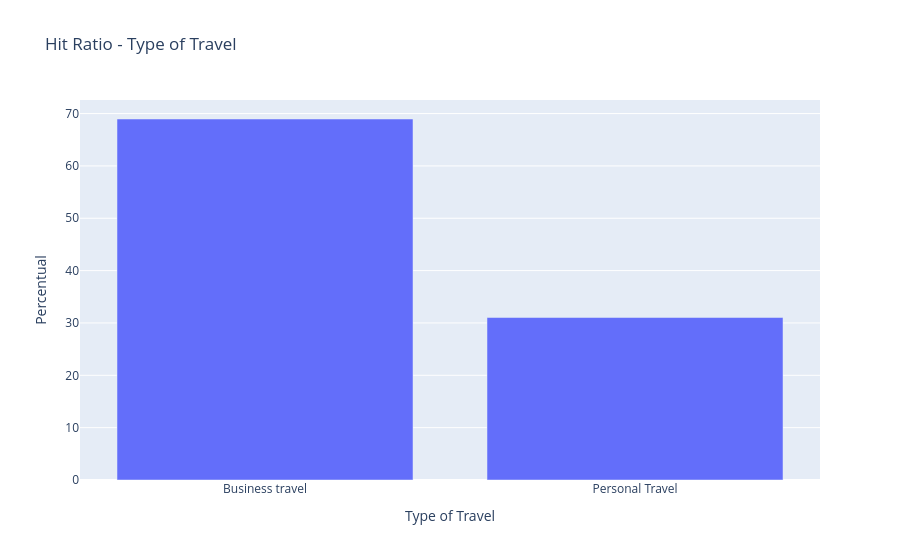

The code cell stored with this chart in its notebook:
### Code cell
# Distribuição da variável Type of Travel em percentual

fig = px.bar(df_airline['Type of Travel'].value_counts() / len(df_airline) * 100, title='Hit Ratio - Type of Travel',labels={'index': 'Type of Travel', 'value': 'Percentual'})

fig.update_layout(showlegend=False)
fig.show()

### Figure 1 — Plotly figure (JSON) as saved in the notebook; plotly's stock layout.template omitted (floating-point values rounded to 4 significant figures)
{"data": [{"alignmentgroup": "True", "hovertemplate": "variable=count<br>Type of Travel=%{x}<br>Percentual=%{y}<extra></extra>", "legendgroup": "count", "marker": {"color": "#636efa", "pattern": {"shape": ""}}, "name": "count", "offsetgroup": "count", "orientation": "v", "showlegend": true, "textposition": "auto", "type": "bar", "x": ["Business travel", "Personal Travel"], "xaxis": "x", "y": [68.96, 31.04], "yaxis": "y"}], "layout": {"barmode": "relative", "legend": {"title": {"text": "variable"}, "tracegroupgap": 0}, "showlegend": false, "title": {"text": "Hit Ratio - Type of Travel"}, "xaxis": {"anchor": "y", "domain": [0, 1], "title": {"text": "Type of Travel"}}, "yaxis": {"anchor": "x", "domain": [0, 1], "title": {"text": "Percentual"}}}}
